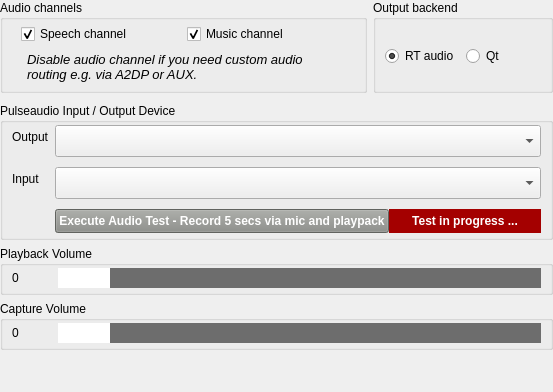
    <widget class="QWidget" name="tab3" native="true">
     <property name="sizePolicy">
      <sizepolicy hsizetype="Expanding" vsizetype="Expanding">
       <horstretch>0</horstretch>
       <verstretch>0</verstretch>
      </sizepolicy>
     </property>
     <layout class="QVBoxLayout" name="verticalLayout_30">
      <property name="leftMargin">
       <number>0</number>
      </property>
      <property name="topMargin">
       <number>0</number>
      </property>
      <property name="rightMargin">
       <number>0</number>
      </property>
      <property name="bottomMargin">
       <number>2</number>
      </property>
      <item>
       <widget class="QWidget" name="audiochannelsoutput" native="true">
        <property name="sizePolicy">
         <sizepolicy hsizetype="Expanding" vsizetype="Fixed">
          <horstretch>0</horstretch>
          <verstretch>0</verstretch>
         </sizepolicy>
        </property>
        <layout class="QHBoxLayout" name="horizontalLayout_30">
         <property name="leftMargin">
          <number>0</number>
         </property>
         <property name="topMargin">
          <number>0</number>
         </property>
         <property name="rightMargin">
          <number>0</number>
         </property>
         <property name="bottomMargin">
          <number>4</number>
         </property>
         <item>
          <widget class="QGroupBox" name="groupBoxAudioChannels">
           <property name="sizePolicy">
            <sizepolicy hsizetype="Expanding" vsizetype="Preferred">
             <horstretch>0</horstretch>
             <verstretch>0</verstretch>
            </sizepolicy>
           </property>
           <property name="title">
            <string>Audio channels</string>
           </property>
           <layout class="QVBoxLayout" name="verticalLayout_31">
            <property name="topMargin">
             <number>2</number>
            </property>
            <property name="bottomMargin">
             <number>0</number>
            </property>
            <item>
             <widget class="QWidget" name="channels" native="true">
              <property name="sizePolicy">
               <sizepolicy hsizetype="Expanding" vsizetype="Fixed">
                <horstretch>0</horstretch>
                <verstretch>0</verstretch>
               </sizepolicy>
              </property>
              <layout class="QHBoxLayout" name="horizontalLayout_2">
               <property name="topMargin">
                <number>2</number>
               </property>
               <property name="bottomMargin">
                <number>0</number>
               </property>
               <item>
                <widget class="QCheckBox" name="checkBoxSpeechAudioChannel">
                 <property name="text">
                  <string>Speech channel</string>
                 </property>
                 <property name="checked">
                  <bool>true</bool>
                 </property>
                </widget>
               </item>
               <item>
                <widget class="QCheckBox" name="checkBoxMusicAudioChannel">
                 <property name="text">
                  <string>Music channel</string>
                 </property>
                 <property name="checked">
                  <bool>true</bool>
                 </property>
                </widget>
               </item>
              </layout>
             </widget>
            </item>
            <item>
             <widget class="QWidget" name="audiochannelsinfo" native="true">
              <property name="sizePolicy">
               <sizepolicy hsizetype="Expanding" vsizetype="Expanding">
                <horstretch>0</horstretch>
                <verstretch>0</verstretch>
               </sizepolicy>
              </property>
              <property name="minimumSize">
               <size>
                <width>0</width>
                <height>40</height>
               </size>
              </property>
              <layout class="QFormLayout" name="formLayout_33">
               <property name="topMargin">
                <number>2</number>
               </property>
               <property name="bottomMargin">
                <number>0</number>
               </property>
               <item row="0" column="0">
                <widget class="QLabel" name="label_11">
                 <property name="sizePolicy">
                  <sizepolicy hsizetype="Fixed" vsizetype="Minimum">
                   <horstretch>0</horstretch>
                   <verstretch>0</verstretch>
                  </sizepolicy>
                 </property>
                 <property name="minimumSize">
                  <size>
                   <width>0</width>
                   <height>30</height>
                  </size>
                 </property>
                 <property name="maximumSize">
                  <size>
                   <width>16777215</width>
                   <height>30</height>
                  </size>
                 </property>
                 <property name="text">
                  <string>&lt;html&gt;&lt;head/&gt;&lt;body&gt;&lt;p&gt;&lt;img src=&quot;:/ico_info.png&quot;/&gt;&lt;/p&gt;&lt;/body&gt;&lt;/html&gt;</string>
                 </property>
                 <property name="alignment">
                  <set>Qt::AlignCenter</set>
                 </property>
                </widget>
               </item>
               <item row="0" column="1">
                <widget class="QLabel" name="label_12">
                 <property name="sizePolicy">
                  <sizepolicy hsizetype="Expanding" vsizetype="Fixed">
                   <horstretch>0</horstretch>
                   <verstretch>0</verstretch>
                  </sizepolicy>
                 </property>
                 <property name="minimumSize">
                  <size>
                   <width>0</width>
                   <height>30</height>
                  </size>
                 </property>
                 <property name="maximumSize">
                  <size>
                   <width>16777215</width>
                   <height>30</height>
                  </size>
                 </property>
                 <property name="font">
                  <font>
                   <pointsize>10</pointsize>
                   <italic>true</italic>
                  </font>
                 </property>
                 <property name="text">
                  <string>Disable audio channel if you need custom audio routing e.g. via A2DP or AUX.</string>
                 </property>
                 <property name="wordWrap">
                  <bool>true</bool>
                 </property>
                </widget>
               </item>
              </layout>
             </widget>
            </item>
           </layout>
          </widget>
         </item>
         <item>
          <widget class="QGroupBox" name="groupBoxAudioOutputBackend">
           <property name="sizePolicy">
            <sizepolicy hsizetype="Fixed" vsizetype="Preferred">
             <horstretch>0</horstretch>
             <verstretch>0</verstretch>
            </sizepolicy>
           </property>
           <property name="minimumSize">
            <size>
             <width>180</width>
             <height>0</height>
            </size>
           </property>
           <property name="maximumSize">
            <size>
             <width>180</width>
             <height>16777215</height>
            </size>
           </property>
           <property name="title">
            <string>Output backend</string>
           </property>
           <layout class="QHBoxLayout" name="horizontalLayout_31">
            <property name="topMargin">
             <number>2</number>
            </property>
            <property name="bottomMargin">
             <number>0</number>
            </property>
            <item>
             <widget class="QRadioButton" name="radioButtonRtAudio">
              <property name="text">
               <string>RT audio</string>
              </property>
              <property name="checked">
               <bool>true</bool>
              </property>
             </widget>
            </item>
            <item>
             <widget class="QRadioButton" name="radioButtonQtAudio">
              <property name="text">
               <string>Qt</string>
              </property>
             </widget>
            </item>
           </layout>
          </widget>
         </item>
        </layout>
       </widget>
      </item>
      <item>
       <widget class="QGroupBox" name="groupBoxPulse">
        <property name="sizePolicy">
         <sizepolicy hsizetype="Expanding" vsizetype="Minimum">
          <horstretch>0</horstretch>
          <verstretch>0</verstretch>
         </sizepolicy>
        </property>
        <property name="title">
         <string>Pulseaudio Input / Output Device</string>
        </property>
        <layout class="QFormLayout" name="formLayout_16">
         <property name="verticalSpacing">
          <number>10</number>
         </property>
         <property name="topMargin">
          <number>2</number>
         </property>
         <property name="bottomMargin">
          <number>4</number>
         </property>
         <item row="0" column="0">
          <widget class="QLabel" name="labelPulseOutput">
           <property name="sizePolicy">
            <sizepolicy hsizetype="Preferred" vsizetype="Fixed">
             <horstretch>0</horstretch>
             <verstretch>0</verstretch>
            </sizepolicy>
           </property>
           <property name="minimumSize">
            <size>
             <width>0</width>
             <height>24</height>
            </size>
           </property>
           <property name="maximumSize">
            <size>
             <width>16777215</width>
             <height>24</height>
            </size>
           </property>
           <property name="text">
            <string>Output</string>
           </property>
          </widget>
         </item>
         <item row="0" column="1">
          <widget class="QComboBox" name="comboBoxPulseOutput">
           <property name="sizePolicy">
            <sizepolicy hsizetype="Expanding" vsizetype="Fixed">
             <horstretch>0</horstretch>
             <verstretch>0</verstretch>
            </sizepolicy>
           </property>
           <property name="minimumSize">
            <size>
             <width>0</width>
             <height>32</height>
            </size>
           </property>
           <property name="maximumSize">
            <size>
             <width>16777215</width>
             <height>32</height>
            </size>
           </property>
           <property name="styleSheet">
            <string notr="true">QScrollBar { 
	width: 40px;
	background-color: rgba(85, 87, 83, 0.7);
}
QComboBox::item {
	padding-top: 6px;
	padding-bottom: 6px;
	height: 32px;
	min-height: 32px;
}
QComboBox::item:selected {
	background-color: rgb(78, 154, 6);
	padding-top: 6px;
	padding-bottom: 6px;
	height: 32px;
	min-height: 32px;
}</string>
           </property>
          </widget>
         </item>
         <item row="1" column="0">
          <widget class="QLabel" name="labelPulseInput">
           <property name="sizePolicy">
            <sizepolicy hsizetype="Preferred" vsizetype="Fixed">
             <horstretch>0</horstretch>
             <verstretch>0</verstretch>
            </sizepolicy>
           </property>
           <property name="minimumSize">
            <size>
             <width>0</width>
             <height>24</height>
            </size>
           </property>
           <property name="maximumSize">
            <size>
             <width>16777215</width>
             <height>24</height>
            </size>
           </property>
           <property name="text">
            <string>Input</string>
           </property>
          </widget>
         </item>
         <item row="1" column="1">
          <widget class="QComboBox" name="comboBoxPulseInput">
           <property name="sizePolicy">
            <sizepolicy hsizetype="Expanding" vsizetype="Fixed">
             <horstretch>0</horstretch>
             <verstretch>0</verstretch>
            </sizepolicy>
           </property>
           <property name="minimumSize">
            <size>
             <width>0</width>
             <height>32</height>
            </size>
           </property>
           <property name="maximumSize">
            <size>
             <width>16777215</width>
             <height>32</height>
            </size>
           </property>
           <property name="styleSheet">
            <string notr="true">QScrollBar { 
	width: 40px;
	background-color: rgba(85, 87, 83, 0.7);
}
QComboBox::item {
	padding-top: 6px;
	padding-bottom: 6px;
	height: 32px;
	min-height: 32px;
}
QComboBox::item:selected {
	background-color: rgb(78, 154, 6);
	padding-top: 6px;
	padding-bottom: 6px;
	height: 32px;
	min-height: 32px;
}</string>
           </property>
          </widget>
         </item>
         <item row="2" column="1">
          <widget class="QWidget" name="horizontalWidget" native="true">
           <property name="sizePolicy">
            <sizepolicy hsizetype="Expanding" vsizetype="Fixed">
             <horstretch>0</horstretch>
             <verstretch>0</verstretch>
            </sizepolicy>
           </property>
           <property name="minimumSize">
            <size>
             <width>0</width>
             <height>24</height>
            </size>
           </property>
           <property name="maximumSize">
            <size>
             <width>16777215</width>
             <height>24</height>
            </size>
           </property>
           <layout class="QHBoxLayout" name="horizontalLayout_4">
            <property name="spacing">
             <number>0</number>
            </property>
            <property name="leftMargin">
             <number>0</number>
            </property>
            <property name="topMargin">
             <number>0</number>
            </property>
            <property name="rightMargin">
             <number>0</number>
            </property>
            <property name="bottomMargin">
             <number>0</number>
            </property>
            <item>
             <widget class="QPushButton" name="pushButtonAudioTest">
              <property name="sizePolicy">
               <sizepolicy hsizetype="Expanding" vsizetype="Fixed">
                <horstretch>0</horstretch>
                <verstretch>0</verstretch>
               </sizepolicy>
              </property>
              <property name="minimumSize">
               <size>
                <width>0</width>
                <height>24</height>
               </size>
              </property>
              <property name="maximumSize">
               <size>
                <width>16777215</width>
                <height>24</height>
               </size>
              </property>
              <property name="font">
               <font>
                <weight>75</weight>
                <bold>true</bold>
               </font>
              </property>
              <property name="styleSheet">
               <string notr="true">background-color: rgb(136, 138, 133);
color: rgb(255, 255, 255);</string>
              </property>
              <property name="text">
               <string>Execute Audio Test - Record 5 secs via mic and playpack</string>
              </property>
             </widget>
            </item>
            <item>
             <widget class="QLabel" name="labelTestInProgress">
              <property name="sizePolicy">
               <sizepolicy hsizetype="Expanding" vsizetype="Fixed">
                <horstretch>0</horstretch>
                <verstretch>0</verstretch>
               </sizepolicy>
              </property>
              <property name="minimumSize">
               <size>
                <width>0</width>
                <height>24</height>
               </size>
              </property>
              <property name="maximumSize">
               <size>
                <width>16777215</width>
                <height>24</height>
               </size>
              </property>
              <property name="font">
               <font>
                <weight>75</weight>
                <bold>true</bold>
               </font>
              </property>
              <property name="styleSheet">
               <string notr="true">background-color: rgb(164, 0, 0);
color: rgb(255, 255, 255);</string>
              </property>
              <property name="text">
               <string>Test in progress ...</string>
              </property>
              <property name="alignment">
               <set>Qt::AlignCenter</set>
              </property>
             </widget>
            </item>
           </layout>
          </widget>
         </item>
        </layout>
       </widget>
      </item>
      <item>
       <widget class="QGroupBox" name="groupBoxSystemVolume">
        <property name="sizePolicy">
         <sizepolicy hsizetype="Expanding" vsizetype="Fixed">
          <horstretch>0</horstretch>
          <verstretch>0</verstretch>
         </sizepolicy>
        </property>
        <property name="title">
         <string>Playback Volume</string>
        </property>
        <layout class="QFormLayout" name="formLayout_25">
         <property name="horizontalSpacing">
          <number>6</number>
         </property>
         <property name="verticalSpacing">
          <number>2</number>
         </property>
         <property name="topMargin">
          <number>2</number>
         </property>
         <property name="bottomMargin">
          <number>4</number>
         </property>
         <item row="0" column="0">
          <widget class="QLabel" name="labelSystemVolumeValue">
           <property name="sizePolicy">
            <sizepolicy hsizetype="Fixed" vsizetype="Fixed">
             <horstretch>0</horstretch>
             <verstretch>0</verstretch>
            </sizepolicy>
           </property>
           <property name="minimumSize">
            <size>
             <width>40</width>
             <height>20</height>
            </size>
           </property>
           <property name="maximumSize">
            <size>
             <width>16777215</width>
             <height>20</height>
            </size>
           </property>
           <property name="text">
            <string>0</string>
           </property>
          </widget>
         </item>
         <item row="0" column="1">
          <widget class="QSlider" name="horizontalSliderSystemVolume">
           <property name="minimumSize">
            <size>
             <width>0</width>
             <height>20</height>
            </size>
           </property>
           <property name="styleSheet">
            <string notr="true">QSlider::handle:horizontal { background: white; height: 32px; width: 52px; margin: 0 0;}
QSlider::groove:horizontal { background: #6d6d6d; height: 32px;}</string>
           </property>
           <property name="maximum">
            <number>100</number>
           </property>
           <property name="orientation">
            <enum>Qt::Horizontal</enum>
           </property>
          </widget>
         </item>
        </layout>
       </widget>
      </item>
      <item>
       <widget class="QGroupBox" name="groupBoxSystemCapture">
        <property name="sizePolicy">
         <sizepolicy hsizetype="Expanding" vsizetype="Fixed">
          <horstretch>0</horstretch>
          <verstretch>0</verstretch>
         </sizepolicy>
        </property>
        <property name="title">
         <string>Capture Volume</string>
        </property>
        <layout class="QFormLayout" name="formLayout_26">
         <property name="topMargin">
          <number>2</number>
         </property>
         <property name="bottomMargin">
          <number>4</number>
         </property>
         <item row="0" column="0">
          <widget class="QLabel" name="labelSystemCaptureValue">
           <property name="sizePolicy">
            <sizepolicy hsizetype="Fixed" vsizetype="Fixed">
             <horstretch>0</horstretch>
             <verstretch>0</verstretch>
            </sizepolicy>
           </property>
           <property name="minimumSize">
            <size>
             <width>40</width>
             <height>20</height>
            </size>
           </property>
           <property name="maximumSize">
            <size>
             <width>16777215</width>
             <height>20</height>
            </size>
           </property>
           <property name="text">
            <string>0</string>
           </property>
          </widget>
         </item>
         <item row="0" column="1">
          <widget class="QSlider" name="horizontalSliderSystemCapture">
           <property name="minimumSize">
            <size>
             <width>0</width>
             <height>20</height>
            </size>
           </property>
           <property name="styleSheet">
            <string notr="true">QSlider::handle:horizontal { background: white; height: 32px; width: 52px; margin: 0 0;}
QSlider::groove:horizontal { background: #6d6d6d; height: 32px;}</string>
           </property>
           <property name="maximum">
            <number>100</number>
           </property>
           <property name="orientation">
            <enum>Qt::Horizontal</enum>
           </property>
          </widget>
         </item>
        </layout>
       </widget>
      </item>
      <item>
       <spacer name="verticalSpacer">
        <property name="orientation">
         <enum>Qt::Vertical</enum>
        </property>
        <property name="sizeHint" stdset="0">
         <size>
          <width>20</width>
          <height>4</height>
         </size>
        </property>
       </spacer>
      </item>
      <item>
       <widget class="QWidget" name="widget" native="true">
        <property name="sizePolicy">
         <sizepolicy hsizetype="Expanding" vsizetype="Fixed">
          <horstretch>0</horstretch>
          <verstretch>0</verstretch>
         </sizepolicy>
        </property>
        <layout class="QFormLayout" name="formLayout_4">
         <property name="labelAlignment">
          <set>Qt::AlignLeading|Qt::AlignLeft|Qt::AlignVCenter</set>
         </property>
         <property name="formAlignment">
          <set>Qt::AlignLeading|Qt::AlignLeft|Qt::AlignTop</set>
         </property>
         <property name="leftMargin">
          <number>1</number>
         </property>
         <property name="topMargin">
          <number>0</number>
         </property>
         <property name="rightMargin">
          <number>9</number>
         </property>
         <property name="bottomMargin">
          <number>0</number>
         </property>
         <item row="0" column="0">
          <widget class="QLabel" name="label_9">
           <property name="sizePolicy">
            <sizepolicy hsizetype="Fixed" vsizetype="Fixed">
             <horstretch>0</horstretch>
             <verstretch>0</verstretch>
            </sizepolicy>
           </property>
           <property name="minimumSize">
            <size>
             <width>30</width>
             <height>30</height>
            </size>
           </property>
           <property name="maximumSize">
            <size>
             <width>30</width>
             <height>30</height>
            </size>
           </property>
           <property name="text">
            <string>&lt;html&gt;&lt;head/&gt;&lt;body&gt;&lt;p&gt;&lt;img src=&quot;:/ico_warning.png&quot;/&gt;&lt;/p&gt;&lt;/body&gt;&lt;/html&gt;</string>
           </property>
          </widget>
         </item>
         <item row="0" column="1">
          <widget class="QLabel" name="label_15">
           <property name="sizePolicy">
            <sizepolicy hsizetype="Expanding" vsizetype="Fixed">
             <horstretch>0</horstretch>
             <verstretch>0</verstretch>
            </sizepolicy>
           </property>
           <property name="minimumSize">
            <size>
             <width>0</width>
             <height>30</height>
            </size>
           </property>
           <property name="maximumSize">
            <size>
             <width>16777215</width>
             <height>30</height>
            </size>
           </property>
           <property name="font">
            <font>
             <italic>true</italic>
            </font>
           </property>
          </widget>
         </item>
        </layout>
       </widget>
      </item>
     </layout>
    </widget>
